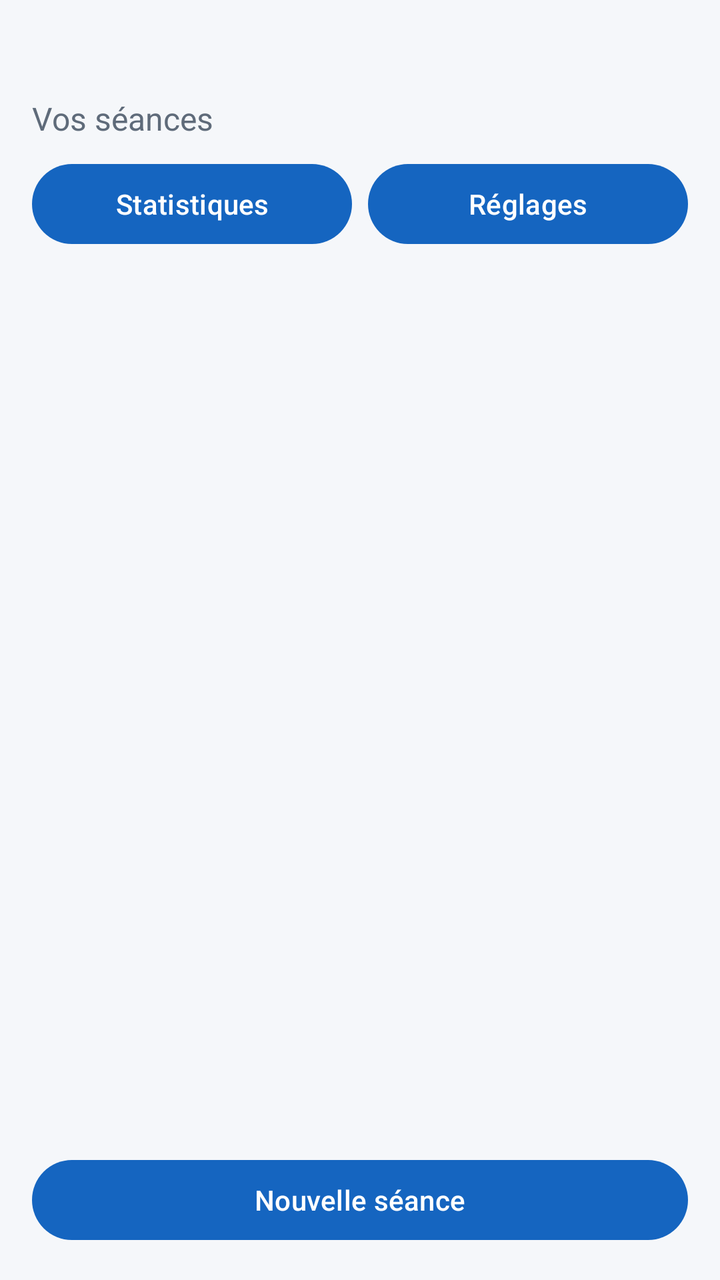
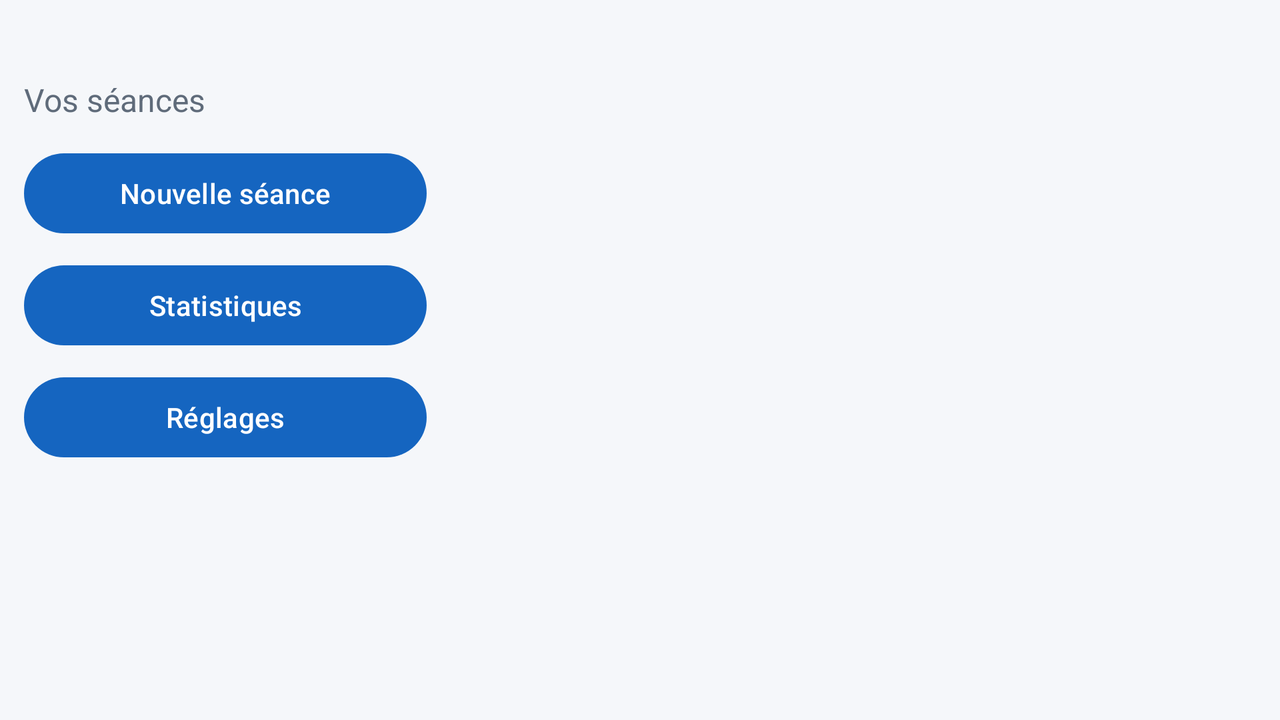

Two renders of one Android screen. The first uses the default layout on a phone; the second uses the alternative layout the repository ships for a different screen configuration, on a matching device. The two XML files are below.
<!-- AndroidManifest.xml: application theme Theme.SuiviSport -->
<!-- res/layout/activity_main.xml -->
<?xml version="1.0" encoding="utf-8"?>
<LinearLayout xmlns:android="http://schemas.android.com/apk/res/android"
    android:layout_width="match_parent"
    android:layout_height="match_parent"
    android:background="@color/background"
    android:orientation="vertical"
    android:padding="@dimen/spacing_medium">

    <TextView
        android:id="@+id/tv_greeting"
        android:layout_width="match_parent"
        android:layout_height="wrap_content"
        android:textColor="@color/text_primary"
        android:textSize="@dimen/text_title"
        android:textStyle="bold" />

    <TextView
        android:layout_width="match_parent"
        android:layout_height="wrap_content"
        android:layout_marginBottom="@dimen/spacing_small"
        android:text="@string/main_subtitle"
        android:textColor="@color/text_secondary"
        android:textSize="@dimen/text_body" />

    <LinearLayout
        android:layout_width="match_parent"
        android:layout_height="wrap_content"
        android:orientation="horizontal">

        <Button
            android:id="@+id/btn_stats"
            android:layout_width="0dp"
            android:layout_height="wrap_content"
            android:layout_marginEnd="@dimen/spacing_small"
            android:layout_weight="1"
            android:minHeight="@dimen/touch_min"
            android:text="@string/btn_stats" />

        <Button
            android:id="@+id/btn_settings"
            android:layout_width="0dp"
            android:layout_height="wrap_content"
            android:layout_weight="1"
            android:minHeight="@dimen/touch_min"
            android:text="@string/btn_settings" />
    </LinearLayout>

    <FrameLayout
        android:layout_width="match_parent"
        android:layout_height="0dp"
        android:layout_marginTop="@dimen/spacing_medium"
        android:layout_weight="1">

        <androidx.recyclerview.widget.RecyclerView
            android:id="@+id/rv_seances"
            android:layout_width="match_parent"
            android:layout_height="match_parent" />

        <TextView
            android:id="@+id/tv_empty"
            android:layout_width="wrap_content"
            android:layout_height="wrap_content"
            android:layout_gravity="center"
            android:gravity="center"
            android:text="@string/empty_seances"
            android:textColor="@color/text_secondary"
            android:textSize="@dimen/text_body"
            android:visibility="gone" />
    </FrameLayout>

    <Button
        android:id="@+id/btn_add_seance"
        android:layout_width="match_parent"
        android:layout_height="wrap_content"
        android:minHeight="@dimen/touch_min"
        android:text="@string/btn_add_seance" />
</LinearLayout>
<!-- resources referenced by this layout -->
<resources>
  <color name="background">#FFF5F7FA</color>
  <color name="text_primary">#FF1B1F24</color>
  <color name="text_secondary">#FF5F6B7A</color>
  <dimen name="spacing_medium">16dp</dimen>
  <dimen name="spacing_small">8dp</dimen>
  <dimen name="text_body">16sp</dimen>
  <dimen name="text_title">24sp</dimen>
  <dimen name="touch_min">48dp</dimen>
  <string name="btn_add_seance">Nouvelle séance</string>
  <string name="btn_settings">Réglages</string>
  <string name="btn_stats">Statistiques</string>
  <string name="empty_seances">Aucune séance pour le moment. Ajoutez la première !</string>
  <string name="main_subtitle">Vos séances</string>
  <style name="Theme.SuiviSport" parent="Base.Theme.SuiviSport" />
  <style name="Base.Theme.SuiviSport" parent="Theme.Material3.DayNight.NoActionBar">
          <item name="colorPrimary">@color/primary</item>
          <item name="colorOnPrimary">@color/on_primary</item>
          <item name="colorSurface">@color/surface</item>
          <item name="colorOnSurface">@color/text_primary</item>
          <item name="colorOnBackground">@color/text_primary</item>
          <item name="android:colorBackground">@color/background</item>
      </style>
  <color name="primary">#FF1565C0</color>
  <color name="on_primary">#FFFFFFFF</color>
  <color name="surface">#FFFFFFFF</color>
</resources>
<!-- res/layout-land/activity_main.xml (the repository's variant of the layout above) -->
<!-- drawn on the phone turned sideways -->
<?xml version="1.0" encoding="utf-8"?>
<LinearLayout xmlns:android="http://schemas.android.com/apk/res/android"
    android:layout_width="match_parent"
    android:layout_height="match_parent"
    android:background="@color/background"
    android:orientation="horizontal"
    android:padding="@dimen/spacing_medium">

    
    <ScrollView
        android:layout_width="0dp"
        android:layout_height="match_parent"
        android:layout_marginEnd="@dimen/spacing_medium"
        android:layout_weight="1">

        <LinearLayout
            android:layout_width="match_parent"
            android:layout_height="wrap_content"
            android:orientation="vertical">

            <TextView
                android:id="@+id/tv_greeting"
                android:layout_width="match_parent"
                android:layout_height="wrap_content"
                android:textColor="@color/text_primary"
                android:textSize="@dimen/text_title"
                android:textStyle="bold" />

            <TextView
                android:layout_width="match_parent"
                android:layout_height="wrap_content"
                android:layout_marginBottom="@dimen/spacing_medium"
                android:text="@string/main_subtitle"
                android:textColor="@color/text_secondary"
                android:textSize="@dimen/text_body" />

            <Button
                android:id="@+id/btn_add_seance"
                android:layout_width="match_parent"
                android:layout_height="wrap_content"
                android:minHeight="@dimen/touch_min"
                android:text="@string/btn_add_seance" />

            <Button
                android:id="@+id/btn_stats"
                android:layout_width="match_parent"
                android:layout_height="wrap_content"
                android:layout_marginTop="@dimen/spacing_small"
                android:minHeight="@dimen/touch_min"
                android:text="@string/btn_stats" />

            <Button
                android:id="@+id/btn_settings"
                android:layout_width="match_parent"
                android:layout_height="wrap_content"
                android:layout_marginTop="@dimen/spacing_small"
                android:minHeight="@dimen/touch_min"
                android:text="@string/btn_settings" />
        </LinearLayout>
    </ScrollView>

    
    <FrameLayout
        android:layout_width="0dp"
        android:layout_height="match_parent"
        android:layout_weight="2">

        <androidx.recyclerview.widget.RecyclerView
            android:id="@+id/rv_seances"
            android:layout_width="match_parent"
            android:layout_height="match_parent" />

        <TextView
            android:id="@+id/tv_empty"
            android:layout_width="wrap_content"
            android:layout_height="wrap_content"
            android:layout_gravity="center"
            android:gravity="center"
            android:text="@string/empty_seances"
            android:textColor="@color/text_secondary"
            android:textSize="@dimen/text_body"
            android:visibility="gone" />
    </FrameLayout>
</LinearLayout>
<!-- resources referenced by the variant -->
<!-- as the phone turned sideways resolves them -->
<resources>
  <color name="background">#FFF5F7FA</color>
  <color name="text_primary">#FF1B1F24</color>
  <color name="text_secondary">#FF5F6B7A</color>
  <!-- from res/values-land/ -->
  <dimen name="spacing_medium">12dp</dimen>
  <dimen name="spacing_small">8dp</dimen>
  <dimen name="text_body">16sp</dimen>
  <!-- from res/values-land/ -->
  <dimen name="text_title">20sp</dimen>
  <dimen name="touch_min">48dp</dimen>
  <string name="btn_add_seance">Nouvelle séance</string>
  <string name="btn_settings">Réglages</string>
  <string name="btn_stats">Statistiques</string>
  <string name="empty_seances">Aucune séance pour le moment. Ajoutez la première !</string>
  <string name="main_subtitle">Vos séances</string>
  <style name="Theme.SuiviSport" parent="Base.Theme.SuiviSport" />
  <style name="Base.Theme.SuiviSport" parent="Theme.Material3.DayNight.NoActionBar">
          <item name="colorPrimary">@color/primary</item>
          <item name="colorOnPrimary">@color/on_primary</item>
          <item name="colorSurface">@color/surface</item>
          <item name="colorOnSurface">@color/text_primary</item>
          <item name="colorOnBackground">@color/text_primary</item>
          <item name="android:colorBackground">@color/background</item>
      </style>
  <color name="primary">#FF1565C0</color>
  <color name="on_primary">#FFFFFFFF</color>
  <color name="surface">#FFFFFFFF</color>
</resources>
